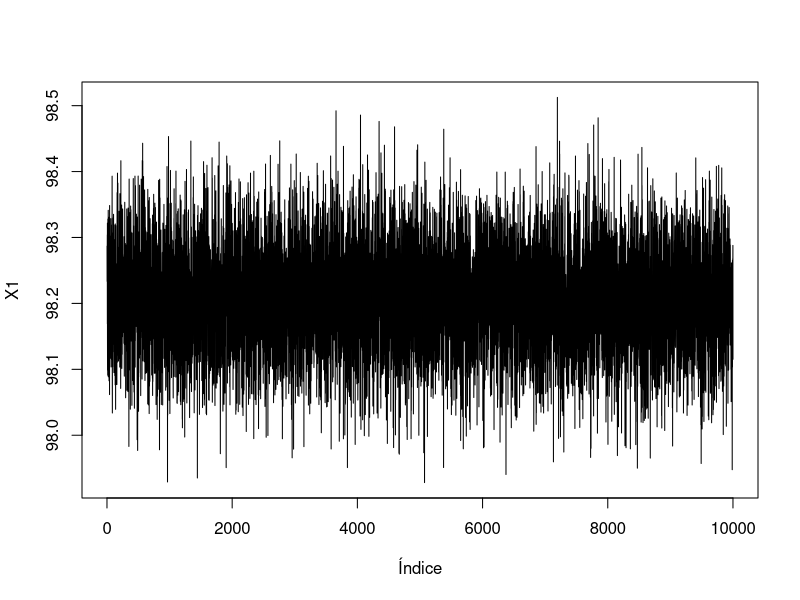
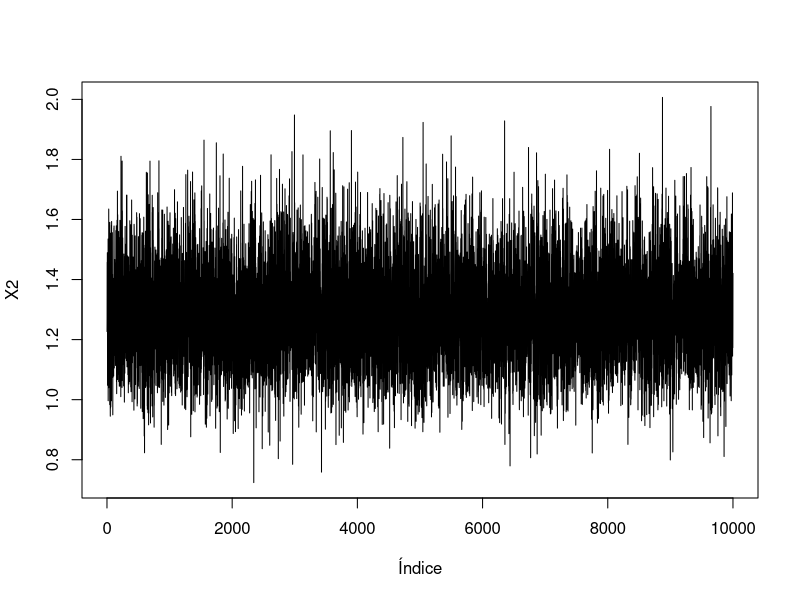
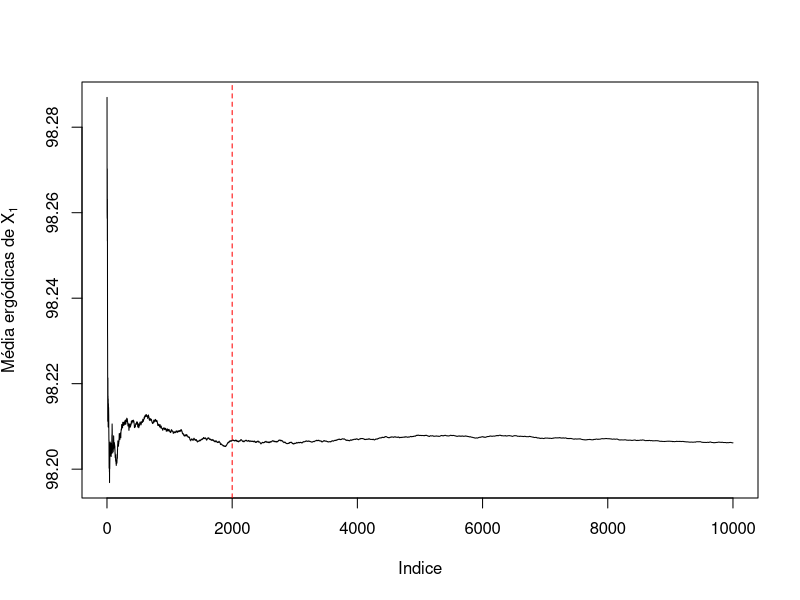
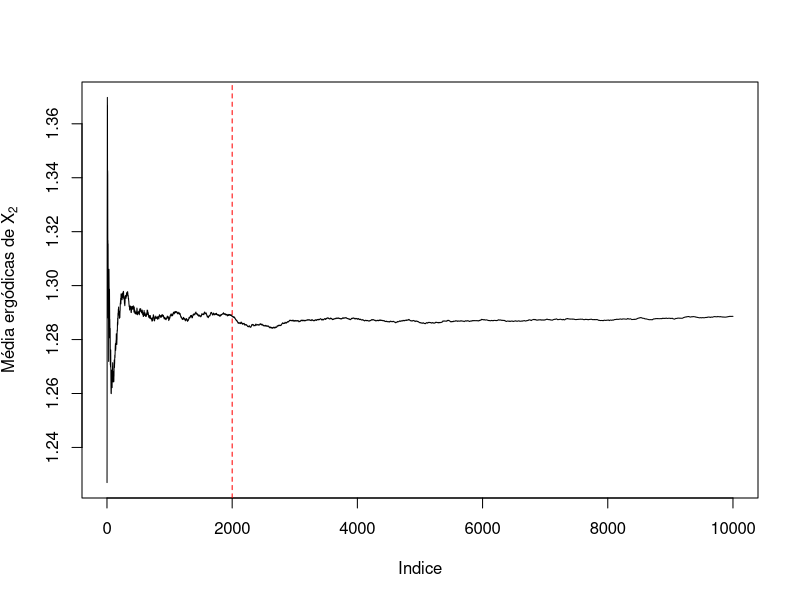
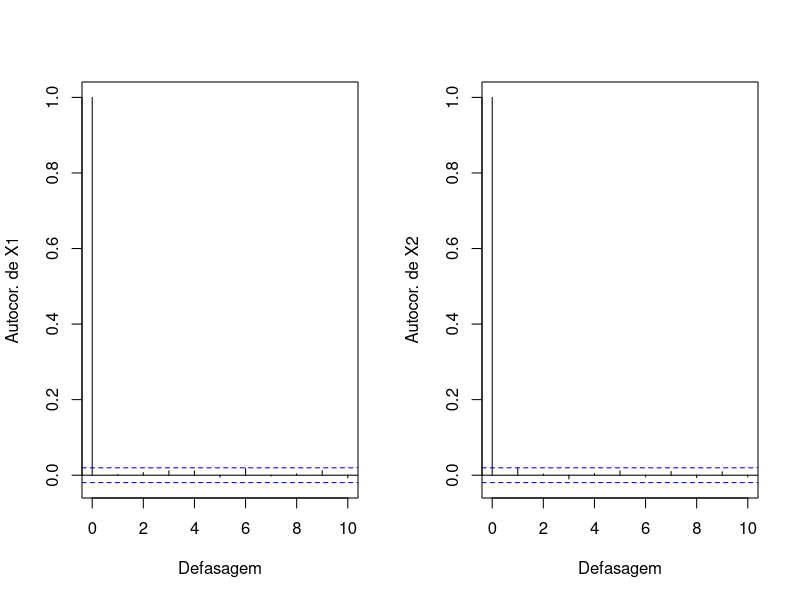
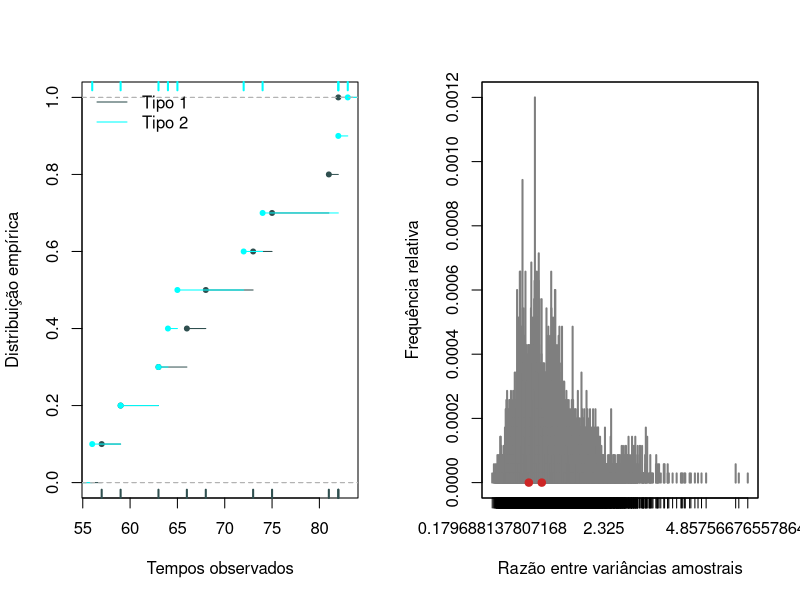

The R source for these figures, in order:
## ---- chunk 1
knitr::opts_chunk$set(echo = TRUE)
## ---- chunk 2
rm(list=ls(all=TRUE))

library(ggplot2)

#1-) Amostrador de Gibbs



y <- c(98.77, 97.12, 97.34, 98.66, 99.66, 97.22, 98.04, 97.30, 97.15, 98.80,
       98.53, 97.96, 98.05, 97.14, 97.53, 97.50, 98.32, 97.24, 97.70, 98.13,
       99.97, 99.01, 97.54, 98.66, 97.78, 99.34, 98.74, 97.36, 97.66, 97.70,
       97.98, 97.96, 97.26, 99.32, 98.32, 97.29, 98.41, 96.60, 97.37, 98.14,
       97.47, 98.54, 97.25, 97.54, 98.56, 96.89, 97.94, 98.39, 99.80, 99.00, 
       99.06, 97.17, 98.35, 98.40, 97.64, 99.34, 99.90, 96.36, 97.60, 98.33,
       99.46, 97.22, 96.76, 98.66, 98.91, 96.94, 97.19, 98.28, 99.33, 96.98,
       98.36, 98.40, 99.76, 99.34, 98.90, 99.23, 97.78, 99.69, 97.45, 96.94,
       99.20, 98.59, 99.60, 98.32, 98.32, 98.50, 98.83, 97.04, 98.91, 97.24, 
       99.06, 97.79, 98.68, 97.63, 97.53, 98.60, 99.35, 98.95, 98.06, 99.65,
       96.96, 99.15, 97.94, 97.07, 99.13, 97.92, 97.76, 99.21, 98.91, 98.45, 
       99.25, 98.93, 96.03, 98.52, 99.16, 97.64, 98.21, 99.46, 97.42, 99.31,
       98.00, 97.75, 97.99, 99.15, 96.93, 96.79, 98.44, 99.20, 99.31, 97.73)


## ---- chunk 3
# soma dos valores de y
s <- sum(y)

# Parâmetros de X1|X2=x2 ~ N(mu,sigma2)
mu <- function(x2){
  return( (1/2+x2*s)/(130*x2+1/100) ) # obtenção da média mu
}

sigma2 <- function(x2){
  return( 1/(130*x2+1/100) ) # obtenção da variância sigma2
}


# Parâmetros de X2|X1=x1 ~ Gamma(k,theta)
k = 65.001 # o parâmetro de forma k é um valor constante 

theta <- function(x1){
  return( 1 / ( 0.001 + sum((y-x1)^2)/2 ) ) # obtenção do parâmetro de escala
}
## ---- chunk 4
# a função recebe o número de iterações desejada (iter), os valores iniciais 
# para x1 e x2 (x1.inicial e x2.inicial, respectivamente) e a semente para 
# possível reprodutibilidade
amostrador <- function(iter, x1.inicial, x2.inicial, semente){
  
  set.seed(semente)
  
  x1 <- x2 <-c() # x1 e x2 são vetores vazios aqui inicializados para armazenar
  # os valores obtidos nas amostras de x1 e x2 pelo método de Gibbs
  
  # atribuição dos valores iniciais 
  x1[1] <- x1.inicial
  x2[1] <- x2.inicial
  
  # Laço de aplicação do método de Gibbs
  for(j in 1:iter) {
    # Utilização das distribuições condicionais completas obtidas anteriormente
    # e das funções para o cálculo dos parâmetros a cada iteração
    x1[j+1] <-rnorm(1, mu(x2[j]), sqrt(sigma2(x2[j])) )
    x2[j+1] <-rgamma(1, shape = k, scale = theta(x1[j+1]) )
  
    }
  return(list(x1,x2)) # retorna uma lista contendo os valores dos dois vetores
}
## ---- chunk 5
iter = 10000 # número de iterações

# obtenção da lista com os vetores de amostras através da função amostradora
# semente utilizada = 2112
amostras <- amostrador(iter = iter, x1.inicial = 98, x2.inicial = 1, 
                       semente = 2112)

# Transformação da estrutura de dados que contém os valores obitidos de lista 
# para vetor numérico.
ax1 <- unlist(amostras[1], recursive = TRUE, use.names = TRUE)
ax2 <- unlist(amostras[2], recursive = TRUE, use.names = TRUE)

# remoção do valor inicial da cadeia, o qual é um chute
ax1 <- ax1[-1]
ax2 <- ax2[-1]
## ---- chunk 6
# Gráficos de evolução da cadeia
par(mfrow =c(1, 1))
plot(ax1, xlab = "Índice", ylab = "X1", type = "l")
plot(ax2, xlab = "Índice", ylab = "X2", type = "l")
## ---- chunk 7
#burn-in proposto:
descarte = 2000

# Gráficos para as médias ergódicas

# Obs.: o R é uma linguagem matricial de alto nível, o que permite a obtenção 
# dso valores das médias ergódicas pela simples sintaxe cumsum(ax1)/(1:iter) 

plot(cumsum(ax1)/(1:iter), type = "l", xlab = "Indice",
     ylab =expression(paste("Média ergódicas de ", X[1])))
abline(v = descarte, lty = 2, col = "red")

plot(cumsum(ax2)/(1:iter), type = "l", xlab = "Indice",
     ylab =expression(paste("Média ergódicas de ", X[2])))
abline(v = descarte, lty = 2, col = "red")
## ---- chunk 8
par(mfrow =c(1, 2))
acf(ax1, lag.max = 10, xlab = "Defasagem", main = "",
    ylab = "Autocor. de X1")
acf(ax2, lag.max = 10, xlab = "Defasagem", main = "",
    ylab = "Autocor. de X2")
## ---- chunk 9
# Obtenção das amostras de X1 e X2 após o tratamento sugerido

# descarte proposto de 2000 e thinning não aplicado (step = 1)
indices <- seq(descarte+1, iter)

ax1.f <- ax1[indices]
ax2.f <- ax2[indices]
## ---- chunk 10
summary(ax1.f)
cat("Desvio-padrão:",sd(ax1.f))

## ---- chunk 11
summary(ax2.f)
cat("Desvio-padrão:", sd(ax2.f))
## ---- chunk 12
tempos1 <- c(63, 82, 81, 68, 57, 59, 66, 75, 82, 73)

tempos2 <- c(64, 56, 72, 63, 83, 74, 59, 82, 65, 82)
## ---- chunk 13

# Gráficos de distribuição acumulada empírica
dados <- c(tempos1,tempos2)

plot(ecdf(tempos1), main = "", pch = 20, col = "darkslategrey",
     xlab = "Tempos observados",
     ylab = "Distribuição empírica",
     xlim = range(dados))
lines(ecdf(tempos2), pch = 20, col = "cyan")
rug(tempos1, col = "darkslategrey", lwd = 2)
rug(tempos2, col = "cyan", lwd = 2, side = 3)
legend("topleft",c("Tipo 1", "Tipo 2"), lty = 1, 
       col =c("darkslategrey", "cyan"),
       bty = "n")

## ---- chunk 14
# Médias para os tempos observados
mean(tempos1)
mean(tempos2)
## ---- chunk 15
# Teste de permutação:

## Estatística de teste: s2_1/s2_2;
## Aplicar um teste de permutação (não há suposições sobre a distribuição 
## original);
## Muitas permutações são possíveis: abordagem por método de Monte Carlo.

# tamanhos das amostras
n1 <- length(tempos1)
n2 <- length(tempos2)

# soma das amostras para realizar a permutação
n <- n1 + n2

dados <- c(tempos1,tempos2)

choose(n, n1) # permutações possíveis

F_obs <- var(tempos1)/var(tempos2) # estatística de teste observada
F_obs

## ---- chunk 16

R <- 35000 # Número de simulações
F. <-c() # vetor para armazenar os valores da estatística (I)

set.seed(2112)

for(j in 1:R) {
  dadosl <- sample(dados) # permutação
  t1l <- dadosl[1:n1] # atribui os n1 primeiros como observações de 1
  t2l <- dadosl[(n1+1):n] # atribui o restante como observações de 2
  F.[j] <- var(t1l)/var(t2l) # obtém a estatística para a permutação
}

## ---- chunk 17
# gráfico das frequências relativas dos valores assumidos por (I)
plot(table(F.)/R, col = "gray50", 
     xlab = "Razão entre variâncias amostrais",
     ylab = "Frequência relativa")
# pontos indicativos de observações extremas (estatística observada e seu 
# inverso)
points(F_obs, 0, pch = 19, col = "firebrick3")
points(1/F_obs, 0, pch = 19, col = "firebrick3")
box()

## ---- chunk 18
# observações extremas à esquerda de F_obs
ke <- sum(F. <= F_obs)
# observações extremas à direita de 1/F_obs
kd <- sum(F. >= 1/F_obs)

# p-valores bilaterais
p1 <- (ke+1)/(R+1)
p2 <- (kd+1)/(R+1)

cat("\n nível descritivo para teste unilateral à esquerda aprox. =", (ke+1)/(R+1), "\n")
cat("\n nível descritivo para teste unilateral à direita aprox. =", (kd+1)/(R+1), "\n")

#nível descritivo é igual a duas vezes o menor p-valor dos testes bilaterais 
p <- 2*min(p1,p2)

cat("\n nível descritivo aprox. para o teste de permutações bilateral=", p, "\n")
